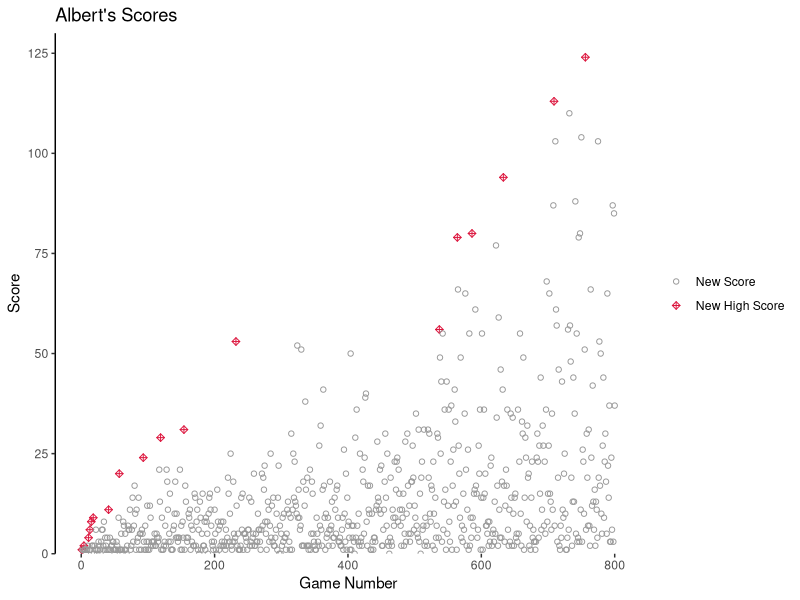
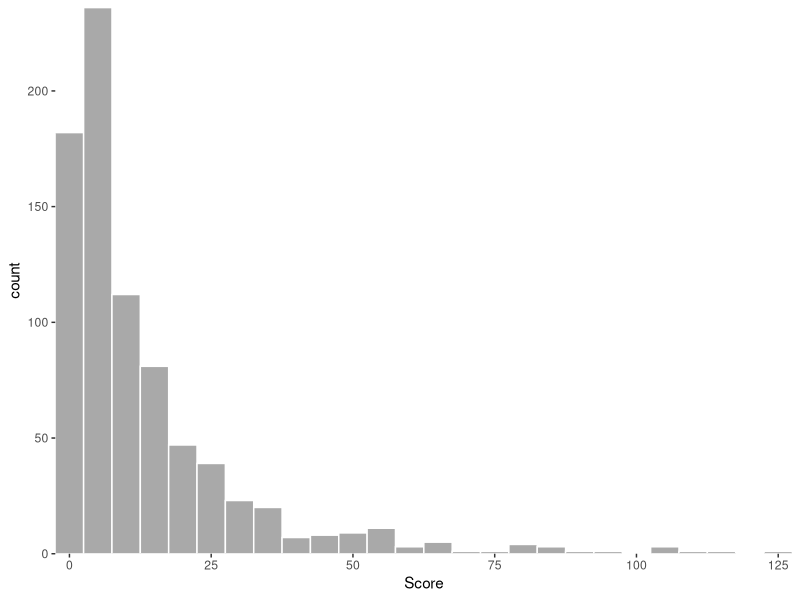
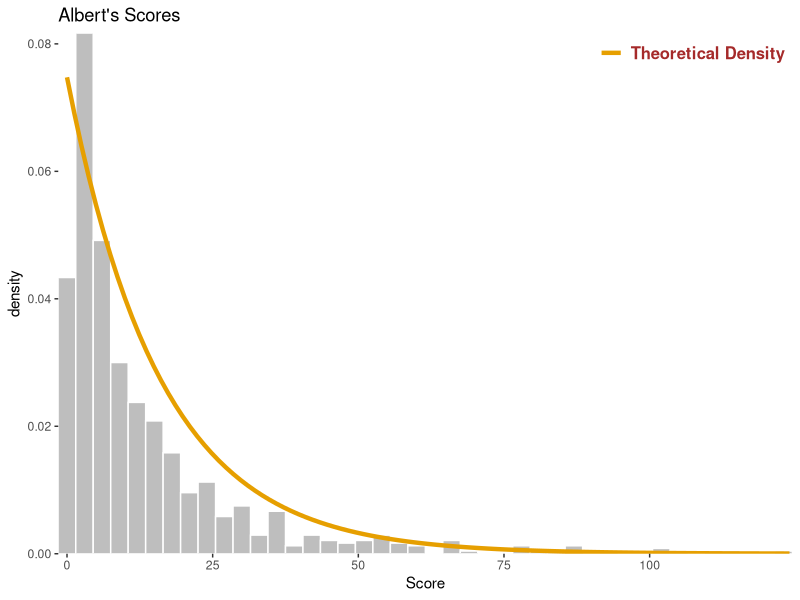
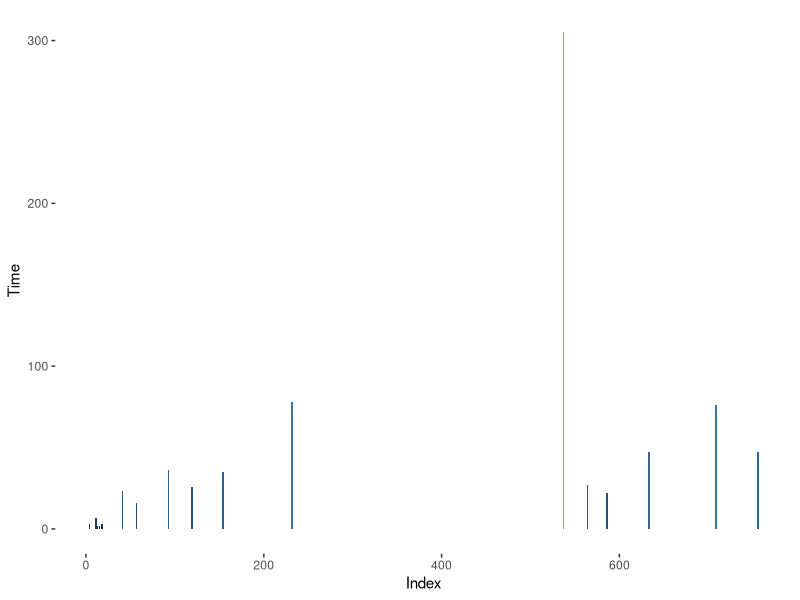
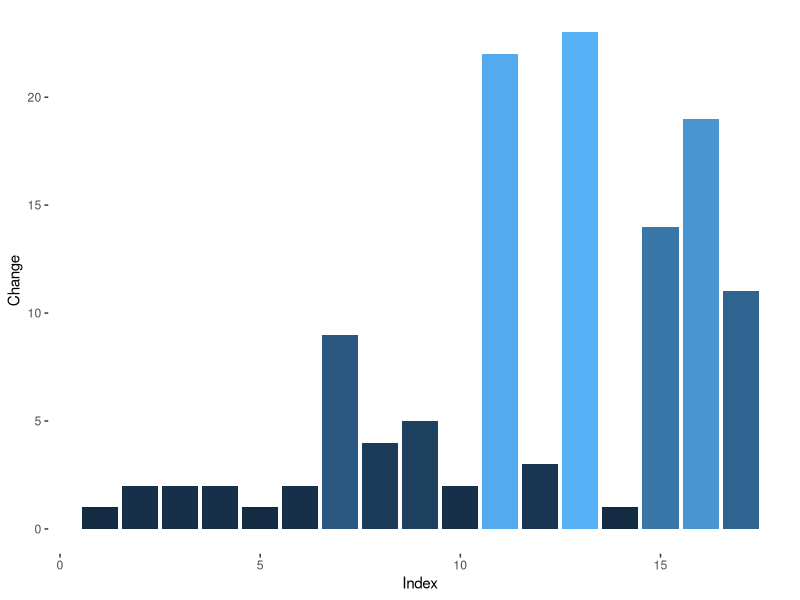
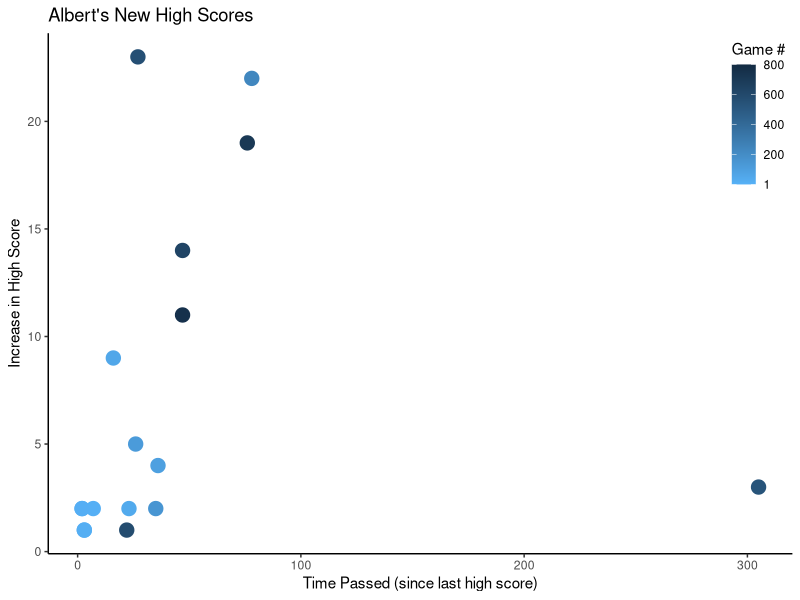

Write the R code that produced these figures, in order.
# Working with Albert's data
library(ggplot2)

# Read data
setwd('Flappy Bird')
albert <- read.table("scores_Albert.txt", quote="\"")
albert$index = 1:nrow(albert)
albert$highscore = 0
colnames(albert) = c("Score", "Index", "High_Score")

# Get list of new high scores
max = 0
high_scores = c()
high_index = c()
for(i in 1:nrow(albert)){
  if(albert$Score[i]>max){
    high_scores = c(high_scores, albert$Score[i])
    high_index = c(high_index, i)
    max = albert$Score[i]
    albert[i, 3] = 1
  }
}

# Scatter plot with high scores labeled
# Colors http://www.cookbook-r.com/Graphs/Colors_(ggplot2)/
cbPalette <- c("#999999", "#DC143C")

ggplot(data=albert, aes(Index, Score)) + 
  geom_point(aes(color = as.factor(High_Score), 
                 shape = as.factor(High_Score))) + 
  #geom_smooth() +
  scale_colour_manual(values=cbPalette, labels=c("New Score","New High Score")) + 
  scale_shape_manual(values=c(1,9), labels=c("New Score","New High Score")) + 
  scale_y_continuous(expand = c(0,0), limits=c(0, 130)) +
  labs(title = "Albert's Scores", x = "Game Number") +
  theme(panel.background = element_blank(),
        axis.line.y = element_line(colour = "black"),
        legend.key = element_blank(),
        legend.title = element_blank()) 

# Histogram of Counts
ggplot(data=albert, aes(x=Score)) + 
  geom_histogram(stat="bin", binwidth=5, color = "white", fill="darkgray") +  
  theme(panel.background = element_blank(),
        panel.grid.major.x = element_blank(),
        panel.grid.minor.x = element_blank()) +
  scale_x_continuous(expand = c(0,0)) + 
  scale_y_continuous(expand = c(0,0))

# Histogram of Density
ggplot(data=albert, aes(x=Score)) + 
  geom_histogram(aes(y = ..density..), binwidth=3, color = "white", fill="gray") +  
  #geom_density(color="#009E73") + 
  stat_function(fun = dgeom, args = list(x=seq(0,100), prob=1/mean(albert$Score)), 
                aes(color="#E69F00"), size=1.5) +
  theme(panel.background = element_blank(),
        panel.grid.major.x = element_blank(),
        panel.grid.minor.x = element_blank(),
        legend.title = element_blank(), legend.key = element_blank(),
        legend.text = element_text(colour="brown", size=12,face = "bold"),
        legend.justification = c(1,1), legend.position = c(1,1)) +
  scale_x_continuous(expand = c(0,0)) + 
  scale_y_continuous(expand = c(0,0)) +
  scale_colour_manual(values = c("#E69F00", "blue", "green", "orange"),
                      labels = c("Theoretical Density")) +
  labs(title="Albert's Scores")

# Times between new high scores
times = as.data.frame(diff(high_index))
times$index = high_index[-1]
colnames(times) = c("Time", "Index")
## Plot
ggplot(data = times, aes(x=Index, y=Time)) + 
  geom_bar(stat="identity", aes(fill=Time^(1/4))) +
  theme(panel.background = element_blank()) + 
  guides(fill=FALSE)

# Change between new high scores
delta = as.data.frame(diff(high_scores))
delta$index = 1:nrow(delta)
colnames(delta) = c("Change","Index")
## Plot
ggplot(data = delta, aes(x=Index, y=Change)) + 
  geom_bar(stat="identity", aes(fill=Change)) +
  theme(panel.background = element_blank()) + 
  guides(fill=FALSE)

# Scatter plot of time versus increase
test = cbind.data.frame(times$Index,times$Time,delta$Change)
colnames(test) = c("Index","Time","Change")
ggplot(data = test, aes(x=Time, y=Change)) + 
  geom_point(aes(color=Index, size=2)) +
  theme(panel.background = element_blank(),
        axis.line = element_line(colour = "black"),
        legend.justification = c(1,1), legend.position = c(1,1)) + 
  guides(size=F) + 
  scale_color_gradient(name="Game #", 
                       breaks=rev(c(1,200,400,600,800)), 
                       labels=rev(c(1,200,400,600,800)),
                       limits=c(1,800),
                       high = "#132B43", low = "#56B1F7") +
  labs(title="Albert's New High Scores", y="Increase in High Score",
       x="Time Passed (since last high score)")
  
